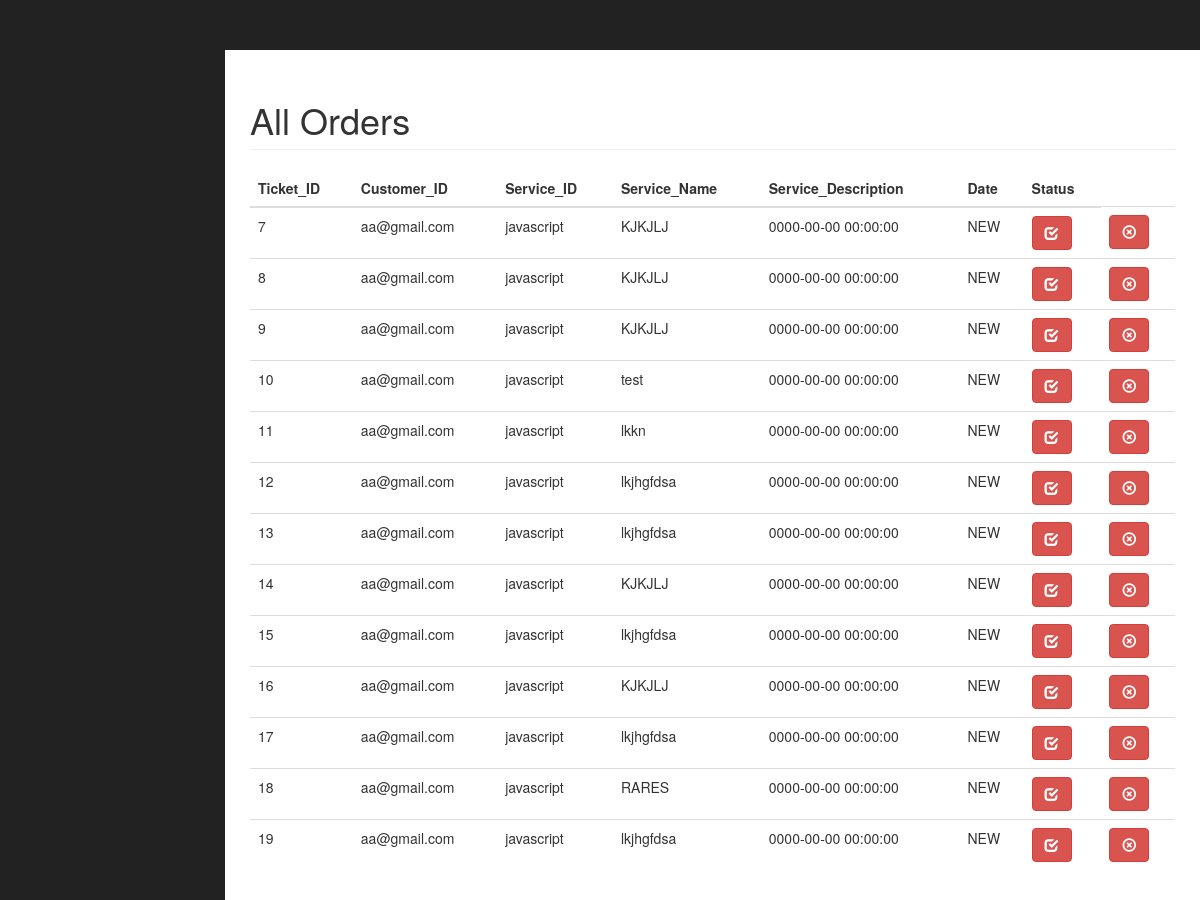
Screenshot of /admin/ticket.php with the database file from the repository.
### tables this page shows
CREATE TABLE `ticket_table` (
  `TICKET_ID` int(11) NOT NULL,
  `EMAIL` varchar(100) NOT NULL,
  `SERVICE_ID` int(11) NOT NULL,
  `SERVICE_NAME` varchar(100) NOT NULL,
  `SERVICE_DESCRIPTION` varchar(100) NOT NULL,
  `RECEIVE_DATE` datetime NOT NULL,
  `STATUS` text NOT NULL
);

### admin/resources/functions.php (the view, shortened to what this page needs)
<?php
function get_ticket()
{
    $connection = mysqli_connect("localhost", "root", "", "service_it") or die("Connection Failed" . mysqli_connect_error());
    $sql = "SELECT * FROM ticket_table";
    $stmt = $connection->prepare($sql);
    $stmt->execute();
    $result = $stmt->get_result();
    while ($row = $result->fetch_assoc()) {
        $product = <<<DELIMETER
            <tr>
                <td>{$row['TICKET_ID']}</td>
                <td>{$row['EMAIL']} </td>
                <td>{$row['SERVICE_NAME']}</td>
               <td>{$row['SERVICE_DESCRIPTION']}</td>
                  <td>{$row['RECEIVE_DATE']}</td>
                <td>{$row['STATUS']}</td>
               <td> <a class='btn btn-danger' href = "status_InProgess.php?update&id={$row['TICKET_ID']}"><span class='glyphicon glyphicon-check'></span></a></td>
               <td> <a class='btn btn-danger' href = "status_Done.php?update&id={$row['TICKET_ID']}"><span class='glyphicon glyphicon-remove-circle'></span></a></td>
            </tr>
            DELIMETER;
        echo $product;
    }
}
?>

### admin/css/sb-admin.css (style rules this page uses)
body { margin-top: 100px; background-color: #222; }
@media (min-width:768px) { body { margin-top: 50px; } }

### rows the page displays
ticket_table: TICKET_ID "7", EMAIL "aa@gmail.com", SERVICE_NAME "javascript", SERVICE_DESCRIPTION "KJKJLJ", RECEIVE_DATE "0000-00-00 00:00:00", STATUS "NEW"
ticket_table: TICKET_ID "8", EMAIL "aa@gmail.com", SERVICE_NAME "javascript", SERVICE_DESCRIPTION "KJKJLJ", RECEIVE_DATE "0000-00-00 00:00:00", STATUS "NEW"
ticket_table: TICKET_ID "9", EMAIL "aa@gmail.com", SERVICE_NAME "javascript", SERVICE_DESCRIPTION "KJKJLJ", RECEIVE_DATE "0000-00-00 00:00:00", STATUS "NEW"
ticket_table: TICKET_ID "10", EMAIL "aa@gmail.com", SERVICE_NAME "javascript", SERVICE_DESCRIPTION "test", RECEIVE_DATE "0000-00-00 00:00:00", STATUS "NEW"
ticket_table: TICKET_ID "11", EMAIL "aa@gmail.com", SERVICE_NAME "javascript", SERVICE_DESCRIPTION "lkkn", RECEIVE_DATE "0000-00-00 00:00:00", STATUS "NEW"
ticket_table: TICKET_ID "12", EMAIL "aa@gmail.com", SERVICE_NAME "javascript", SERVICE_DESCRIPTION "lkjhgfdsa", RECEIVE_DATE "0000-00-00 00:00:00", STATUS "NEW"
ticket_table: TICKET_ID "13", EMAIL "aa@gmail.com", SERVICE_NAME "javascript", SERVICE_DESCRIPTION "lkjhgfdsa", RECEIVE_DATE "0000-00-00 00:00:00", STATUS "NEW"
ticket_table: TICKET_ID "14", EMAIL "aa@gmail.com", SERVICE_NAME "javascript", SERVICE_DESCRIPTION "KJKJLJ", RECEIVE_DATE "0000-00-00 00:00:00", STATUS "NEW"
ticket_table: TICKET_ID "15", EMAIL "aa@gmail.com", SERVICE_NAME "javascript", SERVICE_DESCRIPTION "lkjhgfdsa", RECEIVE_DATE "0000-00-00 00:00:00", STATUS "NEW"
ticket_table: TICKET_ID "16", EMAIL "aa@gmail.com", SERVICE_NAME "javascript", SERVICE_DESCRIPTION "KJKJLJ", RECEIVE_DATE "0000-00-00 00:00:00", STATUS "NEW"
ticket_table: TICKET_ID "17", EMAIL "aa@gmail.com", SERVICE_NAME "javascript", SERVICE_DESCRIPTION "lkjhgfdsa", RECEIVE_DATE "0000-00-00 00:00:00", STATUS "NEW"
ticket_table: TICKET_ID "18", EMAIL "aa@gmail.com", SERVICE_NAME "javascript", SERVICE_DESCRIPTION "RARES", RECEIVE_DATE "0000-00-00 00:00:00", STATUS "NEW"
ticket_table: TICKET_ID "19", EMAIL "aa@gmail.com", SERVICE_NAME "javascript", SERVICE_DESCRIPTION "lkjhgfdsa", RECEIVE_DATE "0000-00-00 00:00:00", STATUS "NEW"
